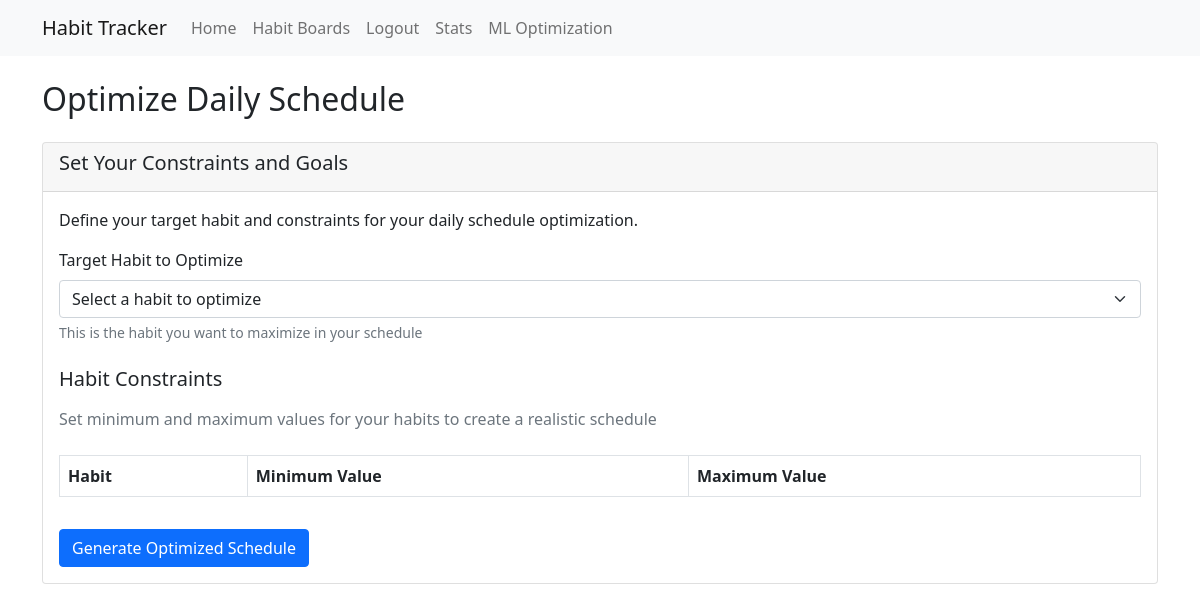
/optimize_schedule (signed in), run on an earlier commit of the app's database.
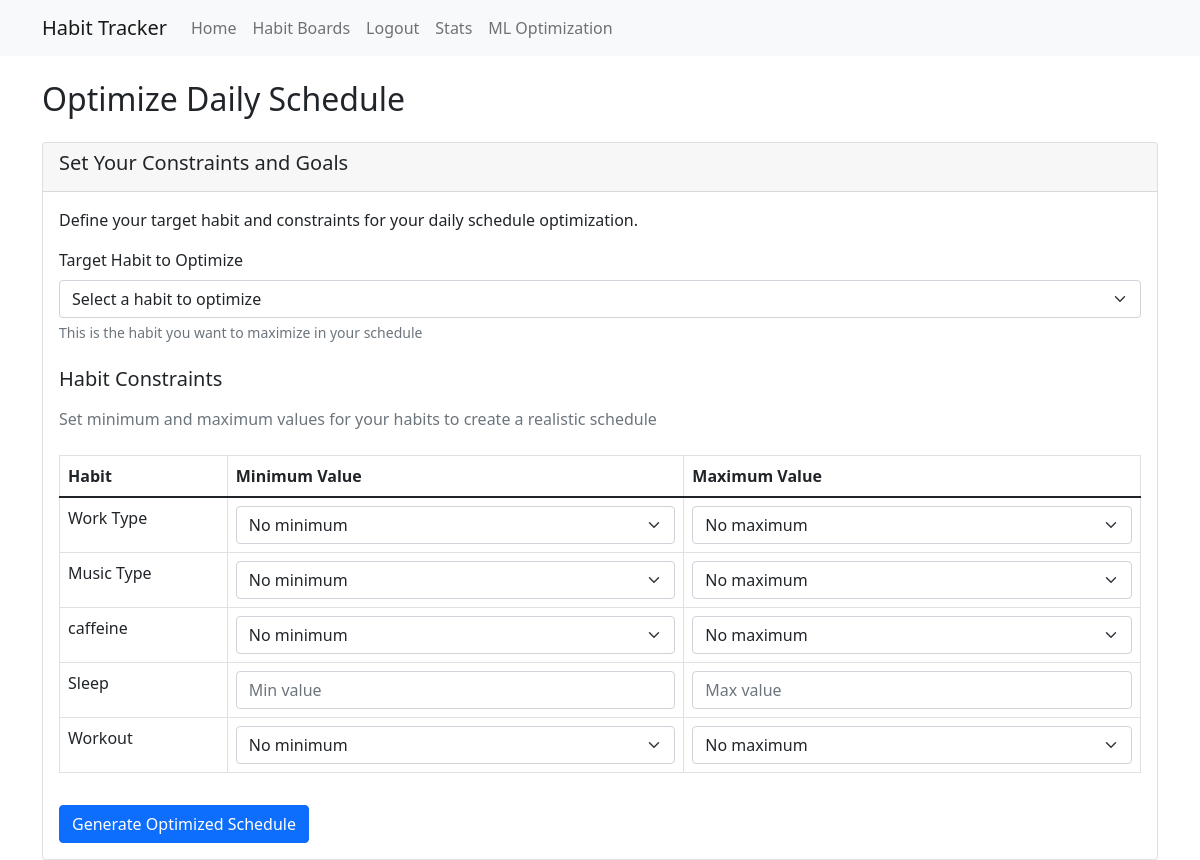
And on a later commit of the database.
### tables this page shows
CREATE TABLE habits (
    id INTEGER PRIMARY KEY AUTOINCREMENT,
    user_id INTEGER NOT NULL,
    board_id INTEGER NOT NULL,
    name TEXT NOT NULL,
    description TEXT,
    frequency TEXT, -- can be NULL for batch habits
    variable_type TEXT NOT NULL CHECK(variable_type IN ('boolean', 'numeric', 'categorical')),
    created TIMESTAMP NOT NULL DEFAULT CURRENT_TIMESTAMP,
    FOREIGN KEY (user_id) REFERENCES users (id),
    FOREIGN KEY (board_id) REFERENCES habit_boards (id)
);

### app.py (the view, shortened to what this page needs)
@app.route('/optimize_schedule', methods=['GET', 'POST'])
@login_required
def optimize_schedule():
    conn = get_db_connection()
    habits = conn.execute('SELECT * FROM habits WHERE user_id = ?', (session['user_id'],)).fetchall()
    conn.close()
    return render_template('optimize_schedule.html', habits=habits)

### app.py (called while the page is built)
def get_db_connection():
    conn = sqlite3.connect('habits.db')
    conn.row_factory = sqlite3.Row
    return conn

def login_required(f):
    @wraps(f)
    def decorated_function(*args, **kwargs):
        if 'user_id' not in session:
            return redirect(url_for('login'))
        return f(*args, **kwargs)
    return decorated_function

### templates/optimize_schedule.html (shortened to what this page needs)
{% extends "base.html" %}
{% block content %}
<h2 class="mb-4">Optimize Daily Schedule</h2>
<div class="card">
    <div class="card-header">
        <h5>Set Your Constraints and Goals</h5>
    </div>
    <div class="card-body">
        <p>Define your target habit and constraints for your daily schedule optimization.</p>
        <form action="{{ url_for('optimize_schedule') }}" method="post">
            <div class="mb-4">
                <label for="target_habit" class="form-label">Target Habit to Optimize</label>
                <select class="form-select" id="target_habit" name="target_habit" required>
                    <option value="">Select a habit to optimize</option>
                </select>
                <div class="form-text">This is the habit you want to maximize in your schedule</div>
            </div>
            <h5 class="mb-3">Habit Constraints</h5>
            <p class="text-muted mb-4">Set minimum and maximum values for your habits to create a realistic schedule</p>
            <div class="table-responsive">
                <table class="table table-bordered">
                    <thead>
                        <tr>
                            <th>Habit</th>
                            <th>Minimum Value</th>
                            <th>Maximum Value</th>
                        </tr>
                    </thead>
                    <tbody>
                        {% for habit in habits %}
                            <tr>
                                <td>{{ habit['name'] }}</td>
                                <td>
                                    {% if habit['variable_type'] == 'numeric' %}
                                        <input type="number" class="form-control" name="min_{{ habit['id'] }}" placeholder="Min value">
                                    {% elif habit['variable_type'] == 'boolean' %}
                                        <select class="form-select" name="min_{{ habit['id'] }}">
                                            <option value="">No minimum</option>
                                        </select>
                                    {% else %}
                                        <select class="form-select" name="min_{{ habit['id'] }}">
                                            <option value="">No minimum</option>
                                        </select>
                                    {% endif %}
                                </td>
                                <td>
                                    {% if habit['variable_type'] == 'numeric' %}
                                        <input type="number" class="form-control" name="max_{{ habit['id'] }}" placeholder="Max value">
                                    {% elif habit['variable_type'] == 'boolean' %}
                                        <select class="form-select" name="max_{{ habit['id'] }}">
                                            <option value="">No maximum</option>
                                        </select>
                                    {% else %}
                                        <select class="form-select" name="max_{{ habit['id'] }}">
                                            <option value="">No maximum</option>
                                        </select>
                                    {% endif %}
                                </td>
                            </tr>
                        {% endfor %}
                    </tbody>
                </table>
            </div>
            <button type="submit" class="btn btn-primary mt-3">Generate Optimized Schedule</button>
        </form>
    </div>
</div>
{% endblock %}

What changed in the data, as far as the page shows it:
added habits: name "Work Type"
added habits: name "Music Type"
added habits: name "caffeine"
added habits: name "Sleep"
added habits: name "Workout"
